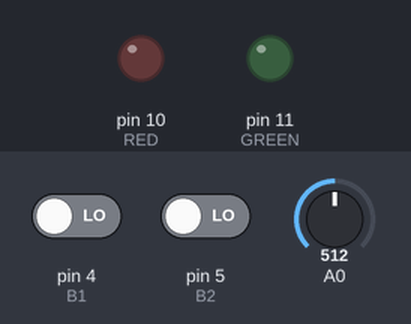
Bench run of a sketch on a simulated Arduino Uno, built with avr-gcc and run on an emulated ATmega328P. Parts: output pins drawn as LEDs (lit = HIGH). The test bench sets the inputs (shaded band); at power-on: A0 = 512, pin 4 (B1) LOW, pin 5 (B2) LOW. What the sketch prints to the serial monitor is not drawn.

Above: at 1.2 s.
1.3 s: A0 set to 716
At 2.2 s:
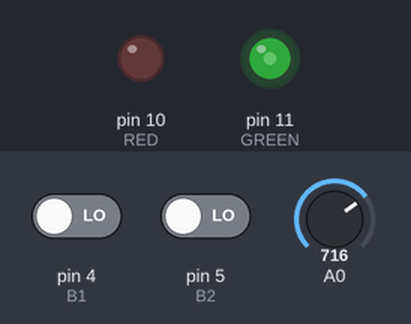
2.8 s: pin 4 (B1) driven HIGH
At 4.0 s:
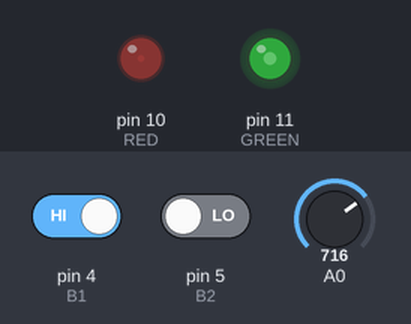
4.3 s: pin 5 (B2) driven HIGH
7.3 s: A0 set to 511
At 7.8 s:
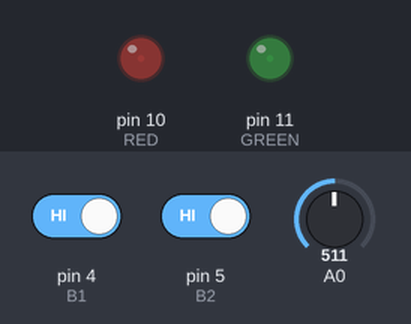
8.8 s: pin 4 (B1) driven LOW
At 10.0 s:
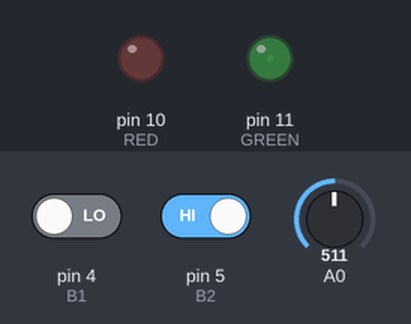
10.3 s: A0 set to 525
At 10.47 s:
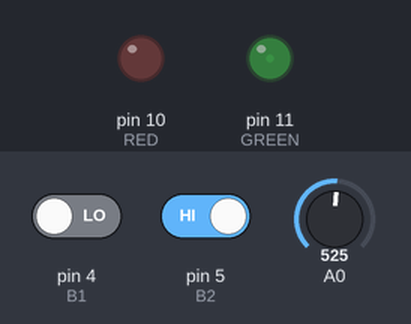
Timing chart, 0 to 13.3 s (numbered marks = the images above; inputs shaded):
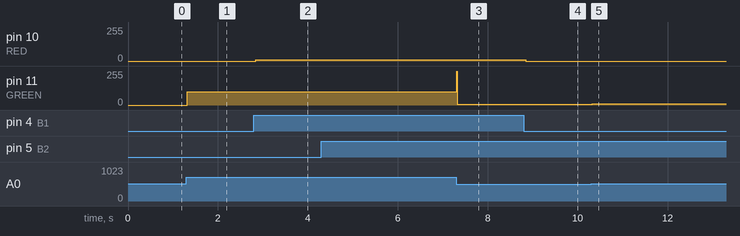

The sketch:

Dimmer.ino
```cpp
//Variables for LEDs
#define RED 10 //# for arduino port
#define GREEN 11
//Variables for Buttons
#define B1 4
#define B2 5
void setup() {
  // put your setup code here, to run once:
//Light is a type of output
pinMode(RED, OUTPUT);
pinMode(GREEN, OUTPUT);
Serial.begin(9600);
//Buttons require input
pinMode(B1, INPUT);
pinMode(B2, INPUT);
}

void loop() {
  // put your main code here, to run repeatedly:
int joystick;
int red, green;
joystick = analogRead(A0);
if (joystick > 512) {
  green =map(joystick, 512, 1024, 0, 255);
  red=0;
}
else {
  red = map(joystick, 0, 510, 255, 0);
  red = -1 * red;
  green = 0;
}
analogWrite(RED, red);
analogWrite(GREEN, green);
Serial.println(joystick);
digitalWrite(11, digitalRead(5));
digitalWrite(10, digitalRead(4));
}
```

Measured:
- after the input at 1.3 s, pin 11 (GREEN): 0/255 → 99/255 at once
- after the input at 2.8 s, pin 10 (RED): 0/255 → 10/255 at once
- after the input at 7.3 s, pin 11 (GREEN): 99/255 → 5/255 at once
- after the input at 8.8 s, pin 10 (RED): 10/255 → 0/255 at once
- after the input at 10.3 s, pin 11 (GREEN): 5/255 → 11/255 at once
